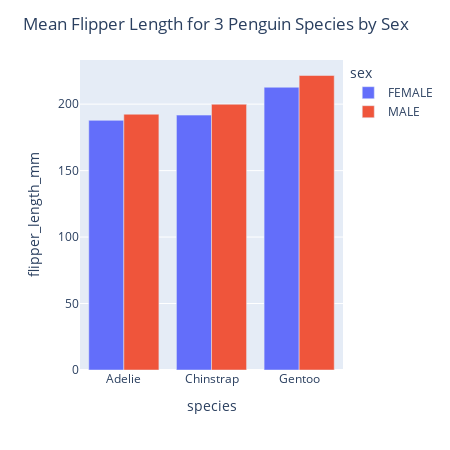

The cell this chart's notebook holds for it:
### Code cell
%%time
# import necessary libraries
import pandas as pd
import plotly.express as px

# load data stored in a CSV file
data = pd.read_csv('data/penguins.csv')

# Calculate the mean flipper length for each species and sex
mean_data = data.groupby(['species', 'sex'])['flipper_length_mm'].mean().reset_index()

# Create grouped bar chart
fig = px.bar(mean_data, x='species', y='flipper_length_mm', color='sex', barmode='group')

# Update figure layout
fig.update_layout(title='Mean Flipper Length for 3 Penguin Species by Sex')

# Set the size of the plot 
fig.update_layout(autosize=False, width=450, height=450)

# Show plot
fig.show()

### Figure 1 — Plotly figure (JSON) as saved in the notebook; plotly's stock layout.template omitted (floating-point values rounded to 4 significant figures)
{"data": [{"alignmentgroup": "True", "hovertemplate": "sex=FEMALE<br>species=%{x}<br>flipper_length_mm=%{y}<extra></extra>", "legendgroup": "FEMALE", "marker": {"color": "#636efa", "pattern": {"shape": ""}}, "name": "FEMALE", "offsetgroup": "FEMALE", "orientation": "v", "showlegend": true, "textposition": "auto", "type": "bar", "x": ["Adelie", "Chinstrap", "Gentoo"], "xaxis": "x", "y": [187.8, 191.7, 212.7], "yaxis": "y"}, {"alignmentgroup": "True", "hovertemplate": "sex=MALE<br>species=%{x}<br>flipper_length_mm=%{y}<extra></extra>", "legendgroup": "MALE", "marker": {"color": "#EF553B", "pattern": {"shape": ""}}, "name": "MALE", "offsetgroup": "MALE", "orientation": "v", "showlegend": true, "textposition": "auto", "type": "bar", "x": ["Adelie", "Chinstrap", "Gentoo"], "xaxis": "x", "y": [192.4, 199.9, 221.5], "yaxis": "y"}], "layout": {"autosize": false, "barmode": "group", "height": 450, "legend": {"title": {"text": "sex"}, "tracegroupgap": 0}, "margin": {"t": 60}, "title": {"text": "Mean Flipper Length for 3 Penguin Species by Sex"}, "width": 450, "xaxis": {"anchor": "y", "autorange": true, "domain": [0, 1], "range": [-0.5, 2.5], "title": {"text": "species"}, "type": "category"}, "yaxis": {"anchor": "x", "autorange": true, "domain": [0, 1], "range": [0, 233.2], "title": {"text": "flipper_length_mm"}, "type": "linear"}}}
